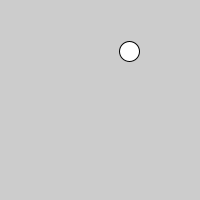
Frame 1 (no input)
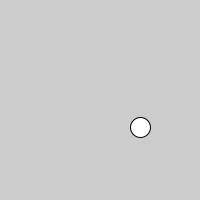
Frame 60 (the mouse pressed at the canvas centre just before this capture)
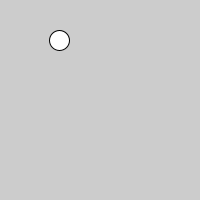
Frame 120 (the mouse held since frame 60 and released just before this capture)

The Processing sketch that drew these frames (run headless with seeded random() and noise(); from frame 60 on, the mouse is pressed at the canvas centre):

// Processing sketch: sk_anim_circle_random_clear
// ── sk_anim_circle_random_clear.pde
void setup()
{
  size( 200, 200 );
  frameRate( 8 );
}

void draw()
{
  // 画面のクリア
  background( 204 );
  
  circle( random( 200 ), random( 200 ), 20 );
}
